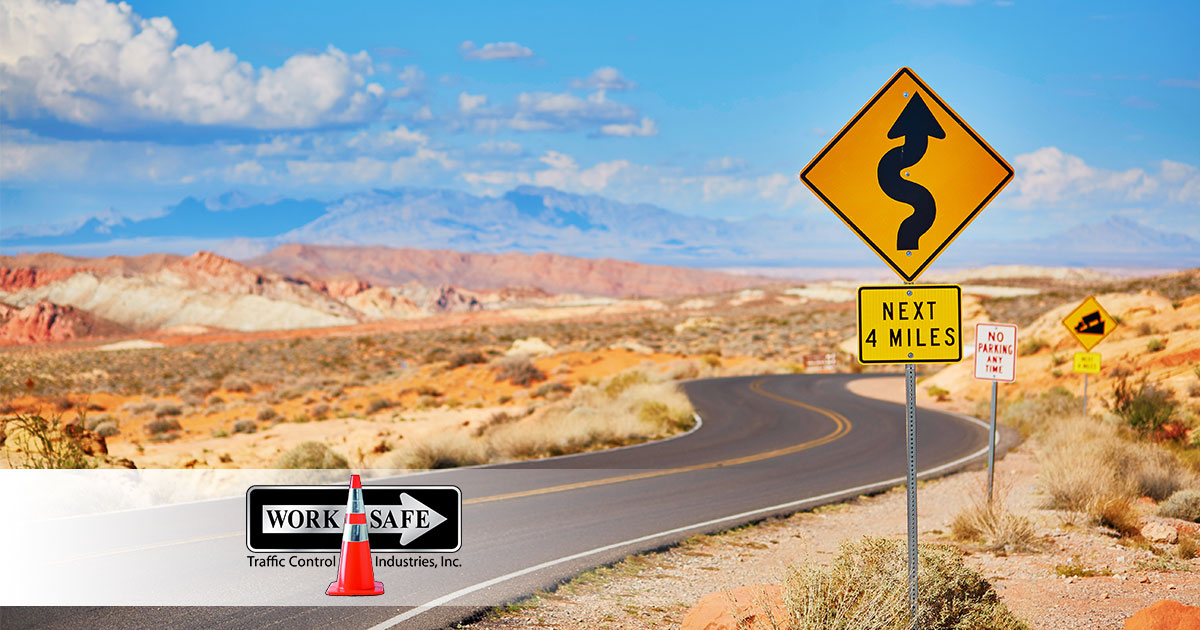
#> input picture test.jpg, 1200 x 630 px
$ python -i extractor.py   (imports and definitions only)
#> lines starting #> are read from the running program, lines starting #| are printed output that depends on the picture
import cv2
import numpy as np
from skimage.feature import hog

class FeatureExtractor:
    def __init__(
        self,
        use_hog=True,
        use_hsv=True,
        hog_orientations=9,
        hog_pixels_per_cell=(8, 8),
        hog_cells_per_block=(2, 2),
        hsv_bins=(8, 8, 8),
    ):
        self.use_hog = use_hog
        self.use_hsv = use_hsv
        self.hog_orientations = hog_orientations
        self.hog_pixels_per_cell = hog_pixels_per_cell
        self.hog_cells_per_block = hog_cells_per_block
        self.hsv_bins = hsv_bins

    def extract(self, image):
        features = []
        if self.use_hog:
            features.append(self.extract_hog(image))
        if self.use_hsv:
            features.append(self.extract_hsv(image))

        return np.concatenate(features).astype(np.float32)

    def extract_hog(self, image):
        gray = self._to_gray(image)
        feat = hog(
            gray,
            orientations=self.hog_orientations,
            pixels_per_cell=self.hog_pixels_per_cell,
            cells_per_block=self.hog_cells_per_block,
            block_norm="L2-Hys",
            feature_vector=True,
        )
        return feat.astype(np.float32)

    def extract_hsv(self, image):
        hsv = cv2.cvtColor(image, cv2.COLOR_BGR2HSV)
        hist = cv2.calcHist(
            [hsv], [0, 1, 2], None, self.hsv_bins, [0, 180, 0, 256, 0, 256]
        )
        cv2.normalize(hist, hist)
        return hist.flatten().astype(np.float32)

    def _to_gray(self, image):
        if image.ndim == 3:
            return cv2.cvtColor(image, cv2.COLOR_BGR2GRAY)
        return image

>>> import cv2
>>> picture = cv2.imread('../test.jpg')
#> picture is the input picture: shape (630, 1200, 3); mean B, G, R 155.4, 164.2, 166.9
>>> result = FeatureExtractor().extract(picture)
#> in _to_gray, `return cv2.cvtColor(image, cv2.COLOR_BGR2GRAY)`:
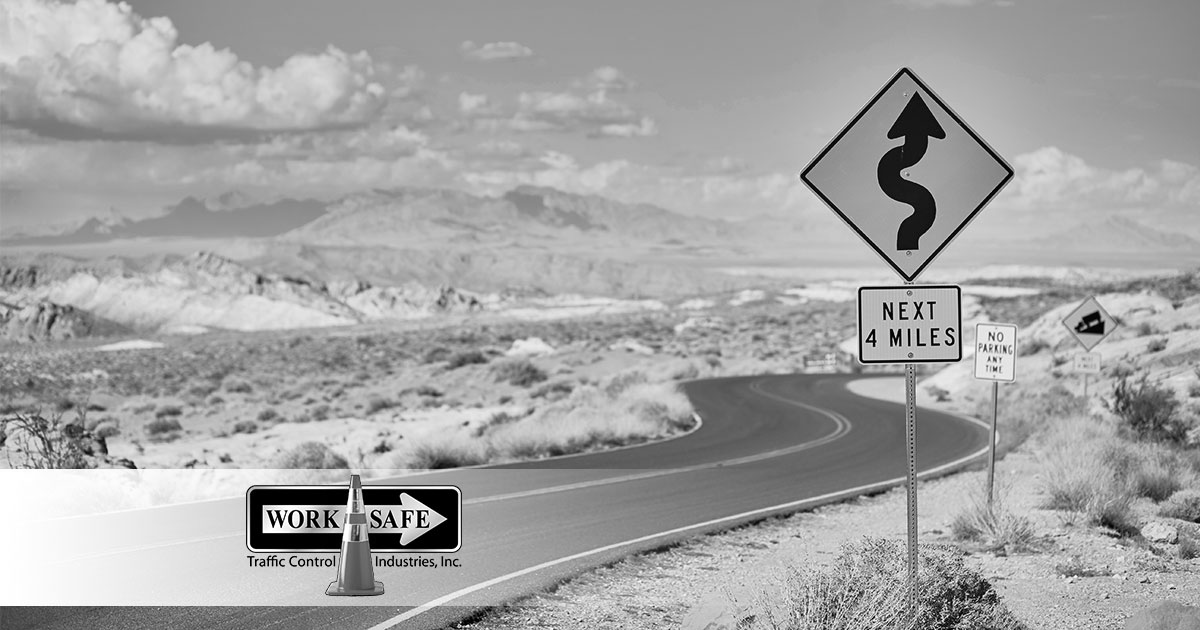
#> returned value: shape (630, 1200); min 0, max 255, mean 164
#> in extract_hsv, `hsv = cv2.cvtColor(image, cv2.COLOR_BGR2HSV)`: hsv: shape (630, 1200, 3); mean H, S, V 54.2, 102.2, 202
